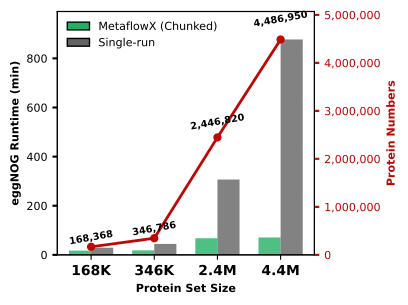

Recreate this plot in Python.
import pandas as pd
import matplotlib.pyplot as plt
from matplotlib.patches import Patch
from matplotlib.ticker import FuncFormatter

# 准备数据
data = {
    'group': ['168K', '346K', '2.4M', '4.4M'],
    'chunked': [17.23, 18.52, 67.52, 70.81],
    'single': [28.98, 44.55, 306.78, 876.85],
    'protein_set_size': [168368, 346786, 2446820, 4486950]
}
df = pd.DataFrame(data)

# 图形设置
fig, ax1 = plt.subplots(figsize=(4,3))

# 字体设置
label_font = {"fontsize": 8, "fontweight": "bold"}
tick_font = {"labelsize": 8, "width": 1.5}

# 条形图位置与宽度
x = range(len(df))
bar_width = 0.35

# 绘制柱状图
bars1 = ax1.bar([p - bar_width/2 for p in x], df['chunked'], width=bar_width,
                label='MetaflowX (Chunked)', color='#24B064', alpha=0.8)
bars2 = ax1.bar([p + bar_width/2 for p in x], df['single'], width=bar_width,
                label='Single-run', color='#636363', alpha=0.8)

# 设置 X 轴
ax1.set_xticks(x)
ax1.set_xticklabels(df['group'], fontweight='bold')
ax1.set_xlabel("Protein Set Size", **label_font)

# 设置左 Y 轴（运行时间）
ax1.set_ylabel("eggNOG Runtime (min)", **label_font, color='black')
ax1.tick_params(axis='y', colors='black', **tick_font)
ax1.set_ylim(0, max(df['single']) * 1.13)
ax1.yaxis.set_major_formatter(FuncFormatter(lambda y, _: f"{y:.0f}"))

# 图例设置
bar_legend = [
    Patch(facecolor='#24B064', edgecolor='black', label='MetaflowX (Chunked)'),
    Patch(facecolor='#636363', edgecolor='black', label='Single-run')
]
ax1.legend(handles=bar_legend, loc='upper left', fontsize=8, frameon=False)

# 第二坐标轴设置（蛋白集合大小）
highlight_color = "#bf0603"
ax2 = ax1.twinx()
ax2.plot(x, df['protein_set_size'], color=highlight_color, marker='o',
         linewidth=2, markersize=5, label='Protein Numbers')
ax2.set_ylabel('Protein Numbers', color=highlight_color, **label_font)
ax2.tick_params(axis='y', colors=highlight_color, **tick_font)
ax2.set_ylim(0, max(df['protein_set_size']) * 1.13)
ax2.yaxis.set_major_formatter(FuncFormatter(lambda y, _: f"{int(y):,}"))

# 添加蛋白数量数值标签
for i, val in enumerate(df['protein_set_size']):
    ax2.text(i, val + 0.05 * val, f'{val:,}', ha='center', va='bottom',
             fontsize=7, fontweight='bold', color="black",rotation=10)

# 布局与保存
plt.tight_layout(pad=0.5)
plt.savefig("Fig2e_eggNOG-mapper_runtime.pdf", format='pdf', bbox_inches='tight')
plt.show()
